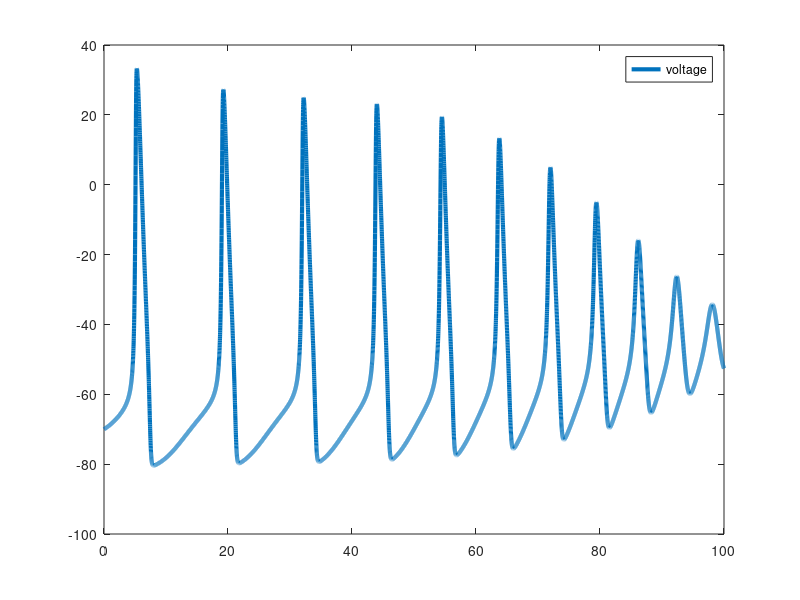

The MATLAB source for this figure: (Note: this script raises an error after producing the figure.)
clear all, clc, clear, close all

%===simulation time===
simulationTime = 100; %in milliseconds
deltaT=.01;
t=0:deltaT:simulationTime;


%===specify the external current I===
changeTimes = [0]; %in milliseconds
currentLevels = [50]; %Change this to see effect of different currents on voltage (Suggested values: 3, 20, 50, 1000)

%polinomial structure for the bifurcation parameter
p1 =         1.1;
p2 =      0.9285;
p3 =    -0.02771;
p4 =   0.0003581;

Initinterval = 250;
%neg_inter = 0;
%tinterval=[neg_inter Initinterval];
c=[p1,p2,p3,p4,Initinterval];
y2=c(1)+c(2)*(t)+c(3)*(t).^2+c(4)*(t).^3;
%Set externally applied current across time
%Here, first 500 timesteps are at current of 50, next 1500 timesteps at
%current of zero (resets resting potential of neuron), and the rest of
%timesteps are at constant current

% I(1:500) = currentLevels;
% I(501:2000) = 0; 
% I(2001:numel(t)) = currentLevels;
I=y2;

%===constant parameters===%
%All of these can be found in Table 3
gbar_K=36; gbar_Na=120; g_L=.3;
E_K = -12; E_Na=115; E_L=10.6;
C=1;


%===set the initial states===%
V=0; %Baseline voltage
alpha_n = .01 * ( (10-V) / (exp((10-V)/10)-1) ); %Equation 12
beta_n = .125*exp(-V/80); %Equation 13
alpha_m = .1*( (25-V) / (exp((25-V)/10)-1) ); %Equation 20
beta_m = 4*exp(-V/18); %Equation 21
alpha_h = .07*exp(-V/20); %Equation 23
beta_h = 1/(exp((30-V)/10)+1); %Equation 24

n(1) = alpha_n/(alpha_n+beta_n); %Equation 9
m(1) = alpha_m/(alpha_m+beta_m); %Equation 18
h(1) = alpha_h/(alpha_h+beta_h); %Equation 18


for i=1:numel(t)-1 %Compute coefficients, currents, and derivates at each time step
   
    %---calculate the coefficients---%
    %Equations here are same as above, just calculating at each time step
    alpha_n(i) = .01 * ( (10-V(i)) / (exp((10-V(i))/10)-1) );
    beta_n(i) = .125*exp(-V(i)/80);
    alpha_m(i) = .1*( (25-V(i)) / (exp((25-V(i))/10)-1) );
    beta_m(i) = 4*exp(-V(i)/18);
    alpha_h(i) = .07*exp(-V(i)/20);
    beta_h(i) = 1/(exp((30-V(i))/10)+1);
   
   
    %---calculate the currents---%
    I_Na = (m(i)^3) * gbar_Na * h(i) * (V(i)-E_Na); %Equations 3 and 14
    I_K = (n(i)^4) * gbar_K * (V(i)-E_K); %Equations 4 and 6
    I_L = g_L *(V(i)-E_L); %Equation 5
    %I_ion = I(i) - I_K - I_Na - I_L;
    I_ion = I(i) - I_K - I_Na - I_L;
   
   
    %---calculate the derivatives using Euler first order approximation---%
    V(i+1) = V(i) + deltaT*I_ion/C;
    n(i+1) = n(i) + deltaT*(alpha_n(i) *(1-n(i)) - beta_n(i) * n(i)); %Equation 7
    m(i+1) = m(i) + deltaT*(alpha_m(i) *(1-m(i)) - beta_m(i) * m(i)); %Equation 15
    h(i+1) = h(i) + deltaT*(alpha_h(i) *(1-h(i)) - beta_h(i) * h(i)); %Equation 16

end

%%Construction of the hidden variable
% Hidden variable. 
mu_observed= (m.^3).* gbar_Na.* h.* (V-E_Na)...
    + (n.^4).* gbar_K.* (V-E_K)...
    + g_L.*(V-E_L);


%%Polinomial fit
%Define the function to fi: "Poly order 2"
F1=@(weightdx,time) weightdx(1)+weightdx(2)*time+time.^2*weightdx(3)+...
    time.^3*weightdx(4);
%Curve fitting
weights0=[0.5 0.5 0.5 0.5];
[weightdx, resnorm,~,exitflag,output] = lsqcurvefit(F1,weights0, t, mu_observed)

%Data predicted from F1 evaluated in the polinomail fit
reproduced_data= F1(weightdx,t);

% 
 V = V-70; %Set resting potential to -70mv
% 
% 
%===plot Voltage===%
figure(1)
plot(t,V,'LineWidth',3)
hold on
l=legend({'voltage'})
l.FontSize = 14;
l.Location='northeast';

ylabel('Voltage (mv)')
xlabel('time (ms)')
set(gca,'FontSize',16);
title('Voltage over Time in Simulated Neuron')
hold off

figure(2)
plot(t,y2,'r-','LineWidth',1)% good real dynamic
yline(0,'k--','HandleVisibility','off');
hold on
plot(t,reproduced_data,'b--','LineWidth',1); %Beta from polinomial fit
plot(t,mu_observed,'m-')%,'LineWidth',1) %Beta from steady equations
xlabel('Time')
ylabel('Beta')
%axis([0 20 -100 5000])
set(gca,'FontSize',16);
l=legend('Real hidden variable:analitical polinomial ','Predicted hidden variable:With Polinomial weights','hidden observed from ODE data(x observations) ');
l.FontSize = 14;
l.Location='northeast';
title('Beta from: real dynamic, polinomial fit, Observed from steady equations')
hold off
%Other plots.


x = [t',y2',V'];

plotState_Beta_time_Pred(t,x,mu_observed,y2,reproduced_data,3,3)
%%
figure(nfig)
        subplot(2,2,1)
        hold on
        plot(t,x(:,3),'b-','linewidth',2)
        xlabel('time')
        ylabel('x')
        xline(0,'k--');
        set(gca,'FontSize',16);
        l=legend('X VS Time');
        l.FontSize = 14;
        l.Location='northeast';
        title('Observation State')
        hold off
        
        subplot(2,3,2)
        plot(t,yzero,'r-','linewidth',2)% good True dynamic
        yline(0,'k--','HandleVisibility','off');
        hold on
        plot(t,reproduced_data,'b--','linewidth',2); %Alpha from polinomial fit
        xlabel('Time')
        ylabel('Alpha')
        %axis([0 20 -100 5000])
        set(gca,'FontSize',16);
        l=legend('True ','Inferred control parameter ','Intermediate step ');
        l.FontSize = 14;
        l.Location='northeast';
        title('True, Inferred ')

        hold off                
        
        subplot(2,3,3)
        plot(t,yzero,'r-','linewidth',2)% good True dynamic
        yline(0,'k--','HandleVisibility','off');
        hold on
        plot(t,reproduced_data,'b--','linewidth',2); %Alpha from polinomial fit
        plot(t,mu_observed,'m-','linewidth',1)%,'linewidth',2) %Alpha from steady equations
        xlabel('Time')
        ylabel('Alpha')
        %axis([0 20 -100 5000])
        set(gca,'FontSize',16);
        l=legend('True ','Inferred control parameter ','Intermediate step ');
        l.FontSize = 14;
        l.Location='northeast';
        title('True, Inferred, intermediate')
        hold off
        
        subplot(2,3,4)
        hold on
        plot(x(:,2),x(:,3),'b-','linewidth',2)
        xlabel('Alpha')
        ylabel('x')
        xline(0,'k--');
        set(gca,'FontSize',16);
        l=legend(' x VS Time');
        l.FontSize = 14;
        l.Location='northeast';
        title('State vs Alpha')
        hold off
